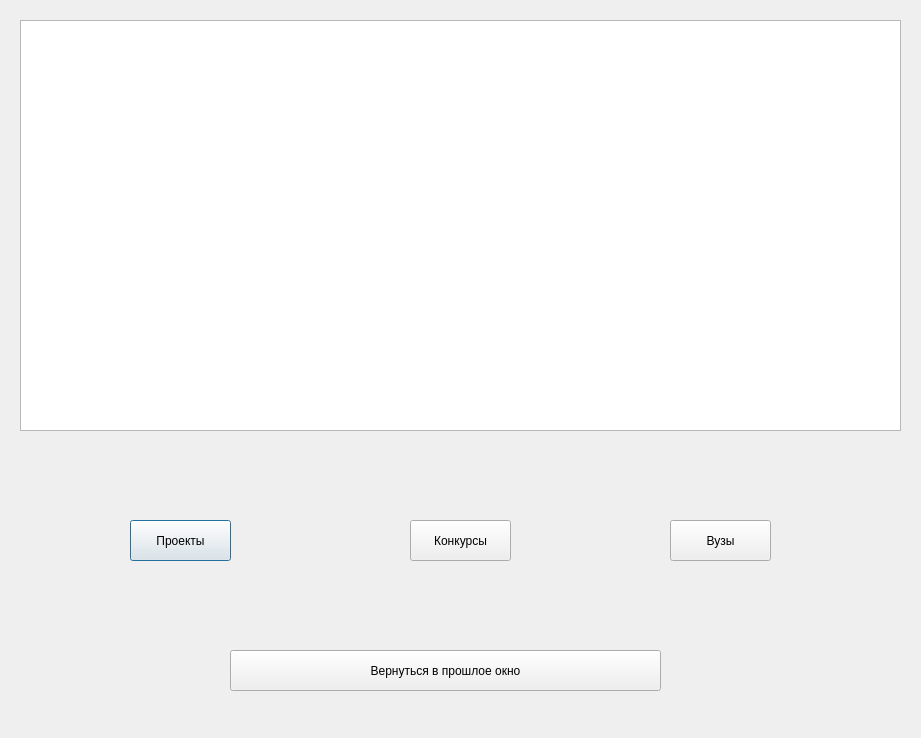
<?xml version="1.0" encoding="UTF-8"?>
<ui version="4.0">
 <class>Dialog</class>
 <widget class="QDialog" name="Dialog">
  <property name="geometry">
   <rect>
    <x>0</x>
    <y>0</y>
    <width>921</width>
    <height>738</height>
   </rect>
  </property>
  <property name="windowTitle">
   <string>Dialog</string>
  </property>
  <widget class="QTableView" name="tableView1">
   <property name="geometry">
    <rect>
     <x>20</x>
     <y>20</y>
     <width>881</width>
     <height>411</height>
    </rect>
   </property>
  </widget>
  <widget class="QPushButton" name="pushButton1">
   <property name="geometry">
    <rect>
     <x>130</x>
     <y>520</y>
     <width>101</width>
     <height>41</height>
    </rect>
   </property>
   <property name="text">
    <string>Проекты</string>
   </property>
  </widget>
  <widget class="QPushButton" name="pushButton2">
   <property name="geometry">
    <rect>
     <x>410</x>
     <y>520</y>
     <width>101</width>
     <height>41</height>
    </rect>
   </property>
   <property name="text">
    <string>Конкурсы</string>
   </property>
  </widget>
  <widget class="QPushButton" name="pushButton3">
   <property name="geometry">
    <rect>
     <x>670</x>
     <y>520</y>
     <width>101</width>
     <height>41</height>
    </rect>
   </property>
   <property name="text">
    <string>Вузы</string>
   </property>
  </widget>
  <widget class="QPushButton" name="pb_first_window_back">
   <property name="geometry">
    <rect>
     <x>230</x>
     <y>650</y>
     <width>431</width>
     <height>41</height>
    </rect>
   </property>
   <property name="text">
    <string>Вернуться в прошлое окно</string>
   </property>
  </widget>
 </widget>
 <resources/>
 <connections/>
</ui>
